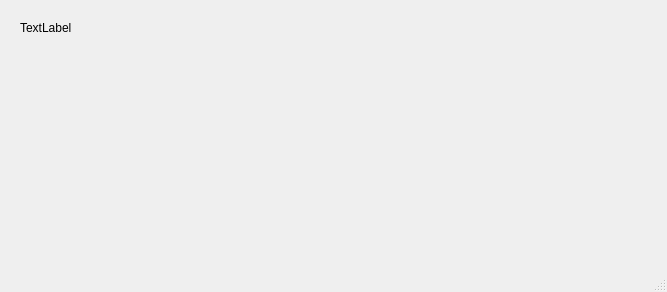
<?xml version="1.0" encoding="UTF-8"?>
<ui version="4.0">
 <class>CalculatorKy</class>
 <widget class="QMainWindow" name="CalculatorKy">
  <property name="geometry">
   <rect>
    <x>0</x>
    <y>0</y>
    <width>667</width>
    <height>292</height>
   </rect>
  </property>
  <property name="windowTitle">
   <string>MainWindow</string>
  </property>
  <property name="styleSheet">
   <string notr="true"/>
  </property>
  <widget class="QWidget" name="centralwidget">
   <widget class="QLabel" name="label">
    <property name="geometry">
     <rect>
      <x>20</x>
      <y>20</y>
      <width>55</width>
      <height>16</height>
     </rect>
    </property>
    <property name="text">
     <string>TextLabel</string>
    </property>
   </widget>
  </widget>
  <widget class="QMenuBar" name="menubar">
   <property name="geometry">
    <rect>
     <x>0</x>
     <y>0</y>
     <width>667</width>
     <height>21</height>
    </rect>
   </property>
  </widget>
  <widget class="QStatusBar" name="statusbar"/>
 </widget>
 <resources/>
 <connections/>
</ui>
